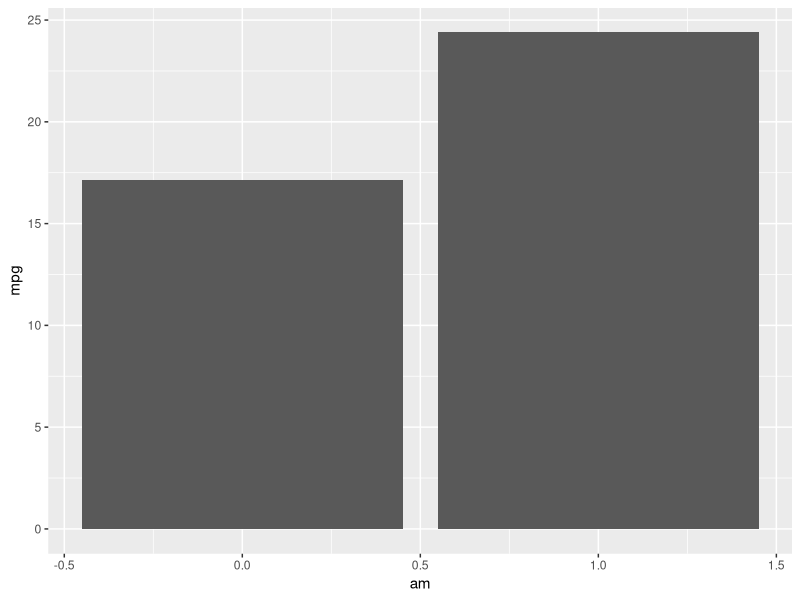
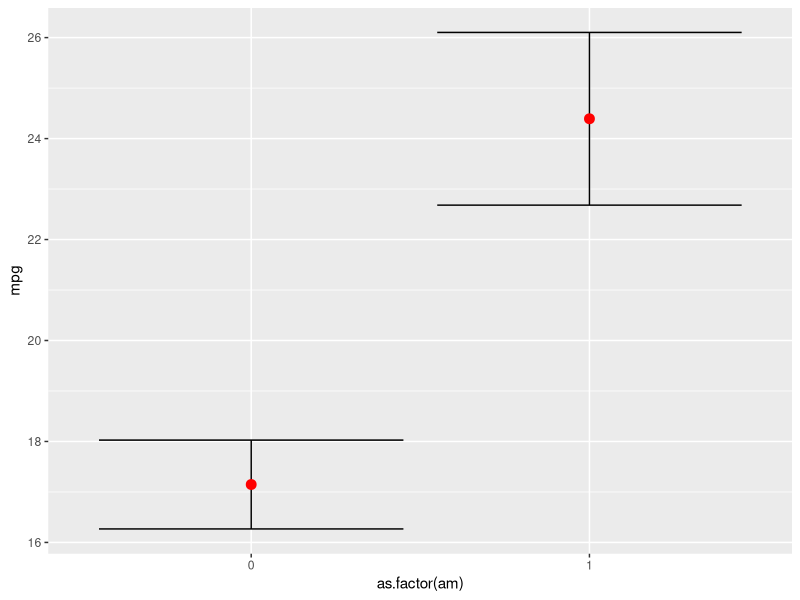
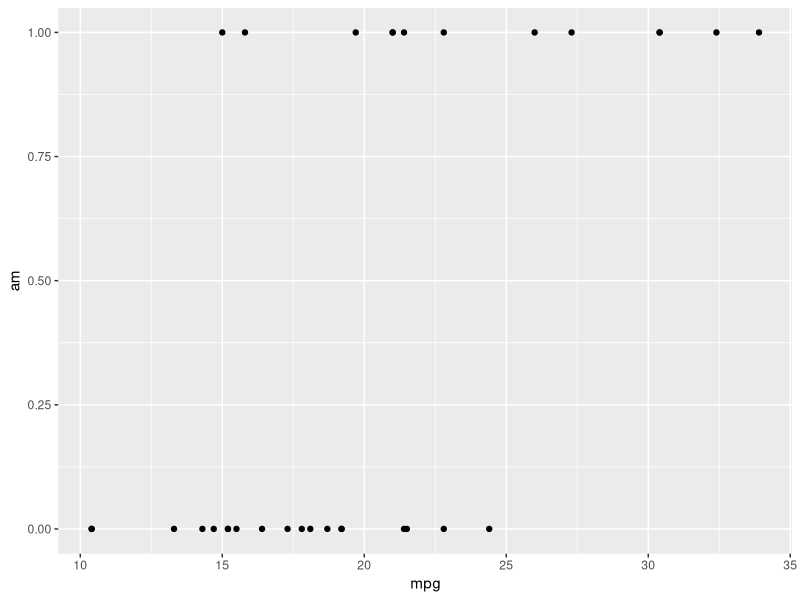
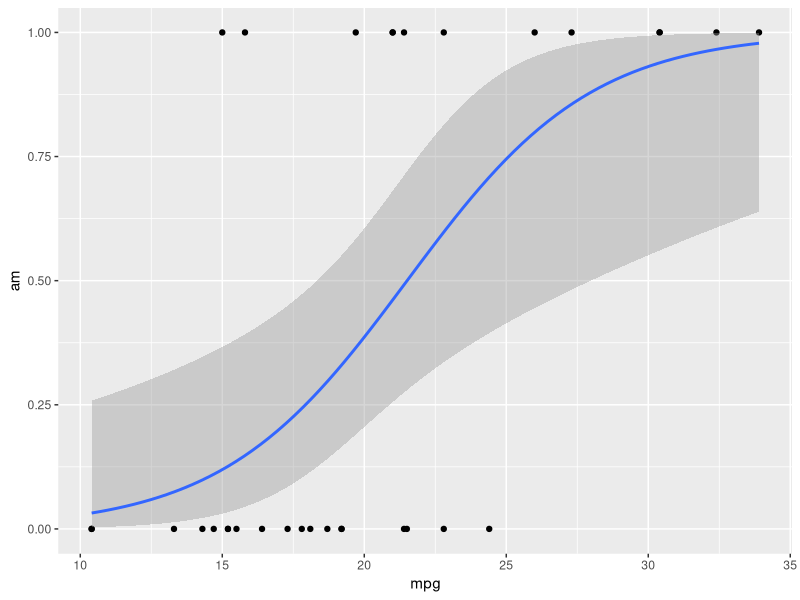
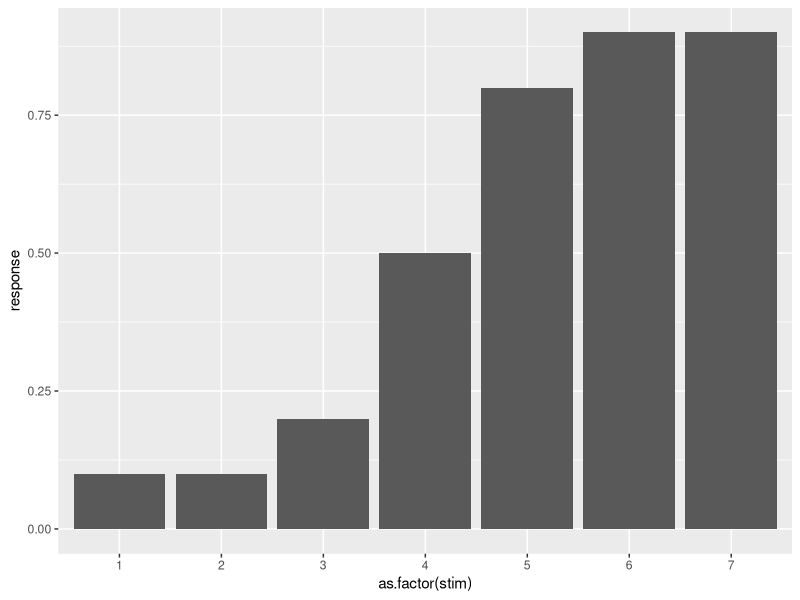
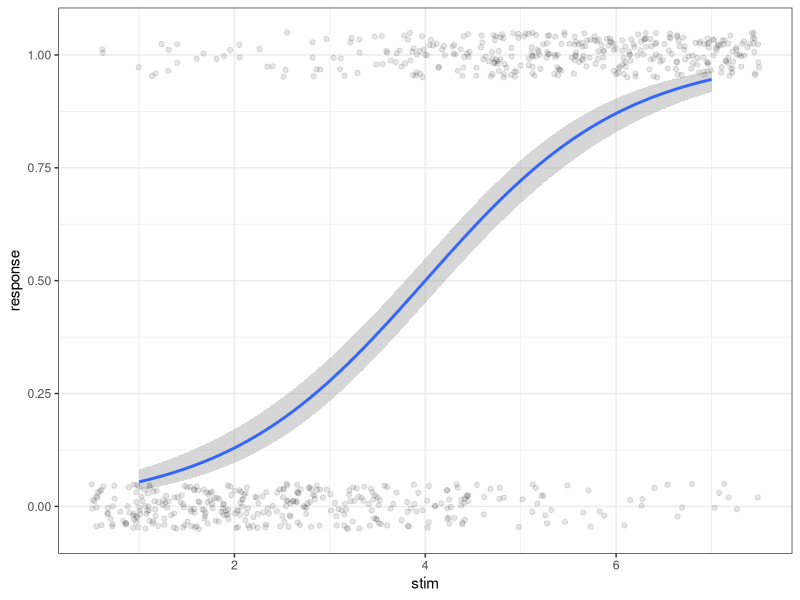
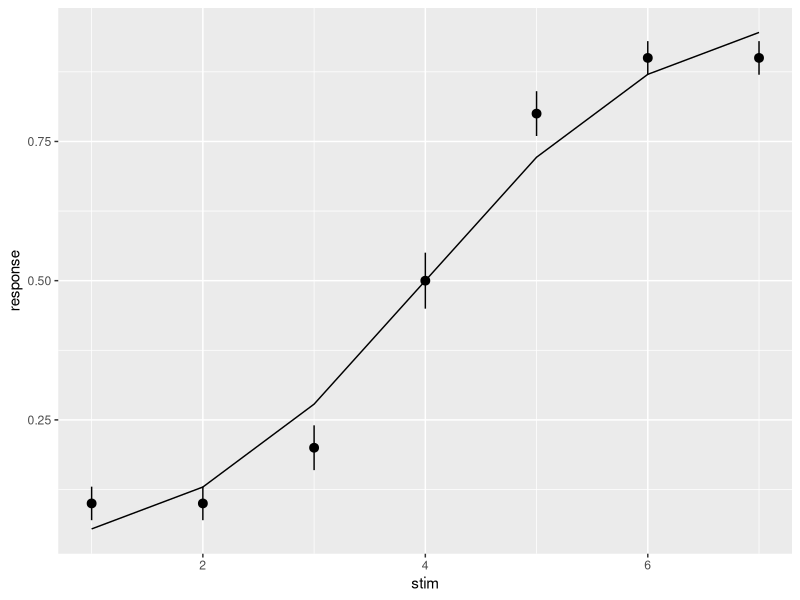
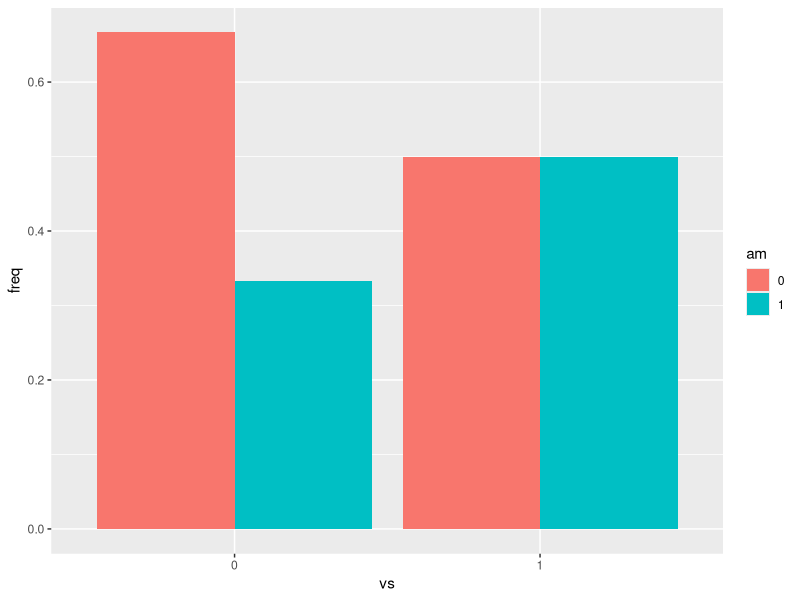

R code for these plots, in order:
## ---- chunk 1
knitr::opts_chunk$set(cache=FALSE)
## ---- chunk 2
str(mtcars)

# make subset of mtcars
# keep column 'mpg' and 'am'

my_cars <- mtcars[, c('mpg', 'am')]

# calculate mean 'mpg' as a function of 'am'
(my_agg <- aggregate(mpg ~ am, FUN = mean, data = my_cars))
## ---- chunk 3
# make a plot
library(tidyverse)
ggplot(my_agg, aes(x = am, y = mpg)) + 
 geom_col()
## ---- chunk 4
ggplot(my_cars, aes(x = as.factor(am), y = mpg)) + 
  stat_summary(fun.data = 'mean_se', geom = 'errorbar') + 
  stat_summary(fun.y = 'mean', geom = 'point', color = 'red', size = 3)
## ---- chunk 5
ggplot(my_cars, aes(x = mpg, y = am)) + 
  geom_point()
## ---- chunk 6
ggplot(my_cars, aes(x = mpg, y = am)) + 
  geom_point() + 
  geom_smooth(method = 'glm', method.args = list(family = "binomial"))
## ---- chunk 7
# Generate data
var1  <- c(0, 0, 0, 0, 1, 1, 1)
var2  <- c(0, 0, 0, 1, 1, 1, 1)
var3  <- c(0, 0, 1, 0, 1, 1, 1)
var4  <- c(0, 0, 0, 1, 0, 1, 1)
var5  <- c(1, 0, 1, 0, 1, 1, 1)
var6  <- c(0, 0, 0, 1, 1, 1, 1)
var7  <- c(0, 0, 0, 0, 1, 1, 0)
var8  <- c(0, 0, 0, 0, 0, 1, 1)
var9  <- c(0, 1, 0, 1, 1, 0, 1)
var10 <- c(0, 0, 0, 1, 1, 1, 1)
resp <- rep(c(var1, var2, var3, var4, var5, var6, var7, var8, var9, var10), times = 10)

partN  <- 1:100
subjId <- rep(paste0('subj', partN), each = 7)
my_df  <- data.frame(subjId, 
                     stim = rep(1:7, times = 100), 
                     response = resp)

str(my_df)
head(my_df)
tail(my_df)
## ---- chunk 8
(my_avg <- aggregate(response ~ as.factor(stim), FUN = mean, data = my_df))

ggplot(my_avg, aes(x = `as.factor(stim)`, y = response)) + 
  geom_col()
## ---- chunk 9
ggplot(my_df, aes(x = stim, y = response)) + 
  geom_jitter(width = 0.5, height = 0.05, alpha = 0.1) + 
  geom_smooth(method = 'glm', method.args = list(family = 'binomial')) + 
  theme_bw()
## ---- chunk 10
my_glm <- glm(response ~ stim, data = my_df, family = 'binomial')
summary(my_glm)


ggplot(my_df, aes(x = stim, y = response)) + 
  stat_summary(fun.data = 'mean_se', geom = 'pointrange') + 
  stat_summary(aes(y = fitted(my_glm)), fun.y = 'mean', geom = 'line')
## ---- chunk 11
str(mtcars)

# make subset of categorical data
vs_am <- mtcars %>%
  select(vs, am)

# calculate crosstabs
(vs_am_xt <- xtabs(~ vs_am$vs + vs_am$am))

# turn the crosstab into a proportion table and plot it 
as.data.frame(prop.table(vs_am_xt, 1)) %>%
  select(., vs = vs_am.vs, am = vs_am.am, freq = Freq) %>%
  ggplot(., aes(x = vs, y = freq, fill = am)) + 
  geom_col(position = 'dodge')
